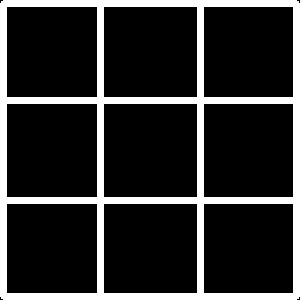
#> input picture src/rubiks_cube_inverted_template.jpg, 300 x 300 px
$ python -i edge_detection.py   (imports and definitions only)
#> lines starting #> are read from the running program, lines starting #| are printed output that depends on the picture; after the words box and inside, x2 and y2 are one past the last pixel; in counts of white or black regions, pixels touching at a corner belong together
#> further down, picture is the input picture: shape (300, 300, 3); min 0, max 255, mean 45.3

import cv2
import numpy as np
import matplotlib.pyplot as plt
import math

def edge_detection(image):
    height, width = image.shape[:2]
#> height = 300; width = 300
    gray = cv2.cvtColor(image, cv2.COLOR_BGR2GRAY)

    # Step 1: Threshold for Black Regions
    # Black pixels will have low intensity in grayscale
    _, black_mask = cv2.threshold(gray, 40, 255, cv2.THRESH_BINARY_INV)
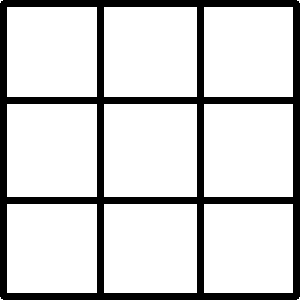
#> black_mask: shape (300, 300); 82.2% white; 1 black region, box (x1, y1, x2, y2) and area: (0, 0, 300, 300) 15996

    # Display the Black Mask
    plt.figure(figsize=(6, 6))
    plt.imshow(black_mask, cmap='gray')
    plt.title("Black Mask")
    plt.axis("off")
    plt.show()
    cv2.waitKey(0)
    cv2.destroyAllWindows()

    # Step 2: Morphological Operations to Clean the Mask (with stronger effect)
    # Create a larger kernel to increase intensity
    kernel = cv2.getStructuringElement(cv2.MORPH_RECT, (3, 3))  # Increase kernel size for more intense effect

    # # First, apply MORPH_CLOSE to fill gaps and remove small noise
    clean_mask = cv2.morphologyEx(black_mask, cv2.MORPH_CLOSE, kernel, iterations=2)  # Increase iterations for stronger effect

    # kernel = cv2.getStructuringElement(cv2.MORPH_RECT, (2, 2))  # Increase kernel size for more intense effect
    # Apply MORPH_OPEN (erosion followed by dilation) to remove smaller noise and smooth out the edges
    #clean_mask = cv2.morphologyEx(clean_mask, cv2.MORPH_OPEN, kernel, iterations=1)
    #clean_mask = black_mask
    # # Alternatively, apply a morphological gradient to sharpen edges
    gradient_mask = cv2.morphologyEx(clean_mask, cv2.MORPH_GRADIENT, kernel)
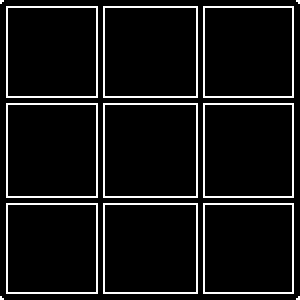
#> gradient_mask: shape (300, 300); 7.3% white in thin lines or dots

    # Combine the cleaned mask with the gradient mask to highlight edges
    clean_mask = cv2.bitwise_or(clean_mask, gradient_mask)
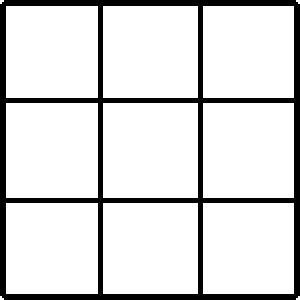
#> clean_mask: shape (300, 300); 85.9% white; 1 black region, box (x1, y1, x2, y2) and area: (0, 0, 300, 300) 12668

    # Convert the cleaned mask to BGR for colored drawing
    clean_mask_bgr = cv2.cvtColor(clean_mask, cv2.COLOR_GRAY2BGR)
#> clean_mask_bgr: shape (300, 300, 3); 85.9% white; 1 black region

    # Display the cleaned and sharpened mask
    plt.figure(figsize=(6, 6))
    plt.imshow(clean_mask, cmap='gray')
    plt.title("Cleaned and Sharpened Mask")
    plt.axis("off")
    plt.show()
    cv2.waitKey(0)
    cv2.destroyAllWindows()

    # Step 3: Find Contours in the Cleaned Mask
    contours, _ = cv2.findContours(clean_mask, cv2.RETR_TREE, cv2.CHAIN_APPROX_SIMPLE)
#> contours = 13 contours, 4 with area under 20; largest, box (x1, y1, x2, y2) and area: (103, 103, 198, 198) 8836, (6, 103, 98, 198) 8554, (103, 6, 198, 98) 8554, (103, 203, 198, 294) 8460, (203, 103, 294, 198) 8460

    # Step 4: Filter for Rectangular Contours

    # Listen initialisieren
    valid_rectangles = []
    list_dict_edge = []

    for contour in contours:
        # Annäherung der Kontur durch ein Polygon
        peri = cv2.arcLength(contour, True)
        approx = cv2.approxPolyDP(contour, 0.02 * peri, True)

        # Fläche berechnen, um kleine oder große Regionen zu filtern
        area = cv2.contourArea(approx)
        if (math.sqrt(area) > math.sqrt(width * height)/6) & (math.sqrt(area) < math.sqrt(width * height)/3):
            # Schwerpunkte berechnen
            moments = cv2.moments(contour)
            if moments["m00"] != 0:
                cx = int(moments["m10"] / moments["m00"])
                cy = int(moments["m01"] / moments["m00"])
                area_focus_point = [cx, cy]
            else:
                area_focus_point = [None, None]

            # Kontur speichern
            valid_rectangles.append(approx)

            # Eintrag im Attribut-Wörterbuch erstellen
            valid_element = {
                "bbox": cv2.boundingRect(approx),
                "area_focus_point": area_focus_point,
                "color": None,
                "grid_position": None,
                "avg_hue": None,
            }
            list_dict_edge.append(valid_element)
#> this loop made 13 passes
#> (peri, approx, area, cx, cy) on passes 3 to 11: (360, [[203, 203], [203, 293], [293, 293], [293, 203]], 8100, 248, 248), (368, [[103, 203], [103, 293], [197, 293], [197, 203]], 8460, 150, 248), (362, [[6, 203], [6, 293], [97, 293], [97, 203]], 8190, 51, 248), (368, [[203, 103], [203, 197], [293, 197], [293, 103]], 8460, 248, 150), (376, [[103, 103], [103, 197], [197, 197], [197, 103]], 8836, 150, 150), (370, [[6, 103], [6, 197], [97, 197], [97, 103]], 8554, 51, 150), (362, [[203, 6], [203, 97], [293, 97], [293, 6]], 8190, 248, 51), (370, [[103, 6], [103, 97], [197, 97], [197, 6]], 8554, 150, 51), (364, [[6, 6], [6, 97], [97, 97], [97, 6]], 8281, 51, 51)
#> after the loop, list_dict_edge = 9 items; valid_rectangles = 9 contours; largest, box (x1, y1, x2, y2) and area: (103, 103, 198, 198) 8836, (6, 103, 98, 198) 8554, (103, 6, 198, 98) 8554, (103, 203, 198, 294) 8460, (203, 103, 294, 198) 8460

    # [19 lines of commented-out code are left out]

    return list_dict_edge, clean_mask

>>> import cv2
>>> picture = cv2.imread('rubiks_cube_inverted_template.jpg')
>>> result = edge_detection(picture)
